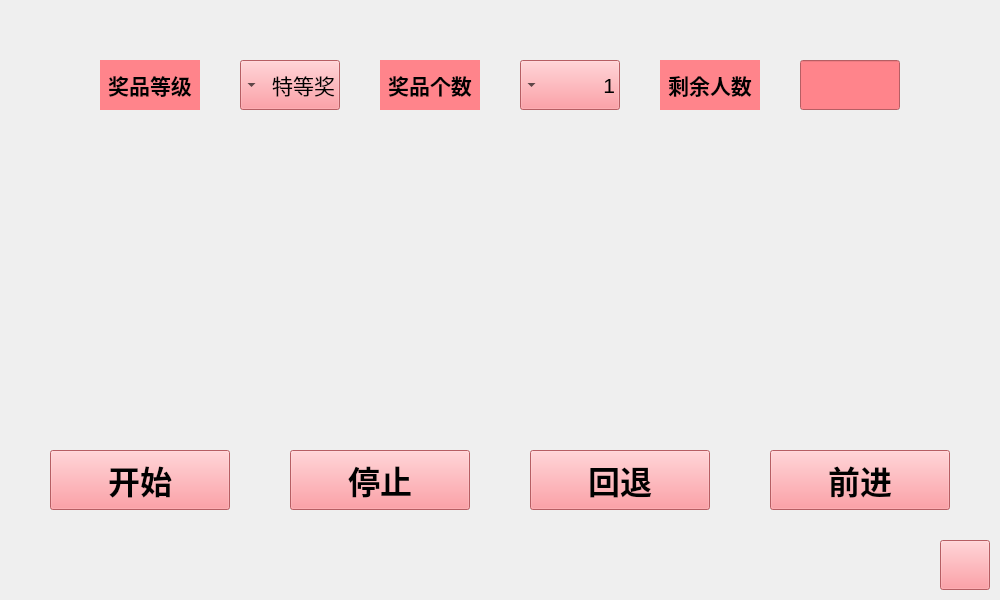
<?xml version="1.0" encoding="UTF-8"?>
<ui version="4.0">
 <class>MainWindow</class>
 <widget class="QMainWindow" name="MainWindow">
  <property name="geometry">
   <rect>
    <x>0</x>
    <y>0</y>
    <width>1000</width>
    <height>600</height>
   </rect>
  </property>
  <property name="windowTitle">
   <string>Lucky Dog</string>
  </property>
  <widget class="QWidget" name="centralwidget">
   <widget class="QPushButton" name="pbtStart">
    <property name="geometry">
     <rect>
      <x>50</x>
      <y>450</y>
      <width>180</width>
      <height>60</height>
     </rect>
    </property>
    <property name="font">
     <font>
      <pointsize>24</pointsize>
      <weight>75</weight>
      <bold>true</bold>
      <underline>false</underline>
     </font>
    </property>
    <property name="styleSheet">
     <string notr="true">background-color: rgb(255, 132, 139); color: rgb(0, 0, 0);</string>
    </property>
    <property name="text">
     <string>开始</string>
    </property>
    <property name="flat">
     <bool>false</bool>
    </property>
   </widget>
   <widget class="QPushButton" name="pbtStop">
    <property name="geometry">
     <rect>
      <x>290</x>
      <y>450</y>
      <width>180</width>
      <height>60</height>
     </rect>
    </property>
    <property name="font">
     <font>
      <pointsize>24</pointsize>
      <weight>75</weight>
      <bold>true</bold>
     </font>
    </property>
    <property name="styleSheet">
     <string notr="true">background-color: rgb(255, 132, 139); color: rgb(0, 0, 0);</string>
    </property>
    <property name="text">
     <string>停止</string>
    </property>
   </widget>
   <widget class="QLabel" name="labLevel">
    <property name="geometry">
     <rect>
      <x>100</x>
      <y>60</y>
      <width>100</width>
      <height>50</height>
     </rect>
    </property>
    <property name="font">
     <font>
      <pointsize>16</pointsize>
      <weight>75</weight>
      <bold>true</bold>
     </font>
    </property>
    <property name="styleSheet">
     <string notr="true">background-color: rgb(255, 132, 139); color: rgb(0, 0, 0);</string>
    </property>
    <property name="text">
     <string>奖品等级</string>
    </property>
    <property name="alignment">
     <set>Qt::AlignCenter</set>
    </property>
   </widget>
   <widget class="QPushButton" name="pbtMusic">
    <property name="geometry">
     <rect>
      <x>940</x>
      <y>540</y>
      <width>50</width>
      <height>50</height>
     </rect>
    </property>
    <property name="font">
     <font>
      <pointsize>20</pointsize>
      <weight>75</weight>
      <italic>false</italic>
      <bold>true</bold>
     </font>
    </property>
    <property name="styleSheet">
     <string notr="true">background-color: rgb(255, 132, 139); color: rgb(0, 0, 0);</string>
    </property>
    <property name="text">
     <string/>
    </property>
   </widget>
   <widget class="QLabel" name="labNum">
    <property name="geometry">
     <rect>
      <x>380</x>
      <y>60</y>
      <width>100</width>
      <height>50</height>
     </rect>
    </property>
    <property name="font">
     <font>
      <pointsize>16</pointsize>
      <weight>75</weight>
      <bold>true</bold>
     </font>
    </property>
    <property name="styleSheet">
     <string notr="true">background-color: rgb(255, 132, 139); color: rgb(0, 0, 0);</string>
    </property>
    <property name="text">
     <string>奖品个数</string>
    </property>
    <property name="alignment">
     <set>Qt::AlignCenter</set>
    </property>
   </widget>
   <widget class="QComboBox" name="cmbLevel">
    <property name="geometry">
     <rect>
      <x>240</x>
      <y>60</y>
      <width>100</width>
      <height>50</height>
     </rect>
    </property>
    <property name="font">
     <font>
      <pointsize>16</pointsize>
      <weight>50</weight>
      <bold>false</bold>
     </font>
    </property>
    <property name="layoutDirection">
     <enum>Qt::RightToLeft</enum>
    </property>
    <property name="styleSheet">
     <string notr="true">background-color: rgb(255, 132, 139); color: rgb(0, 0, 0);</string>
    </property>
    <item>
     <property name="text">
      <string>特等奖</string>
     </property>
    </item>
    <item>
     <property name="text">
      <string>一等奖</string>
     </property>
    </item>
    <item>
     <property name="text">
      <string>二等奖</string>
     </property>
    </item>
    <item>
     <property name="text">
      <string>三等奖</string>
     </property>
    </item>
    <item>
     <property name="text">
      <string>四等奖</string>
     </property>
    </item>
   </widget>
   <widget class="QPushButton" name="pbtBack">
    <property name="geometry">
     <rect>
      <x>530</x>
      <y>450</y>
      <width>180</width>
      <height>60</height>
     </rect>
    </property>
    <property name="font">
     <font>
      <pointsize>24</pointsize>
      <weight>75</weight>
      <bold>true</bold>
     </font>
    </property>
    <property name="styleSheet">
     <string notr="true">background-color: rgb(255, 132, 139); color: rgb(0, 0, 0);</string>
    </property>
    <property name="text">
     <string>回退</string>
    </property>
   </widget>
   <widget class="QComboBox" name="cmbNum">
    <property name="geometry">
     <rect>
      <x>520</x>
      <y>60</y>
      <width>100</width>
      <height>50</height>
     </rect>
    </property>
    <property name="font">
     <font>
      <pointsize>16</pointsize>
      <weight>50</weight>
      <bold>false</bold>
     </font>
    </property>
    <property name="layoutDirection">
     <enum>Qt::RightToLeft</enum>
    </property>
    <property name="styleSheet">
     <string notr="true">background-color: rgb(255, 132, 139); color: rgb(0, 0, 0);</string>
    </property>
    <item>
     <property name="text">
      <string>1</string>
     </property>
    </item>
    <item>
     <property name="text">
      <string>2</string>
     </property>
    </item>
    <item>
     <property name="text">
      <string>3</string>
     </property>
    </item>
    <item>
     <property name="text">
      <string>4</string>
     </property>
    </item>
    <item>
     <property name="text">
      <string>5</string>
     </property>
    </item>
    <item>
     <property name="text">
      <string>6</string>
     </property>
    </item>
    <item>
     <property name="text">
      <string>7</string>
     </property>
    </item>
    <item>
     <property name="text">
      <string>8</string>
     </property>
    </item>
   </widget>
   <widget class="QLabel" name="labPeople">
    <property name="geometry">
     <rect>
      <x>660</x>
      <y>60</y>
      <width>100</width>
      <height>50</height>
     </rect>
    </property>
    <property name="font">
     <font>
      <pointsize>16</pointsize>
      <weight>75</weight>
      <italic>false</italic>
      <bold>true</bold>
     </font>
    </property>
    <property name="styleSheet">
     <string notr="true">background-color: rgb(255, 132, 139); color: rgb(0, 0, 0);</string>
    </property>
    <property name="text">
     <string>剩余人数</string>
    </property>
    <property name="alignment">
     <set>Qt::AlignCenter</set>
    </property>
   </widget>
   <widget class="QLineEdit" name="ledPeople">
    <property name="geometry">
     <rect>
      <x>800</x>
      <y>60</y>
      <width>100</width>
      <height>50</height>
     </rect>
    </property>
    <property name="styleSheet">
     <string notr="true">background-color: rgb(255, 132, 139); color: rgb(0, 0, 0);</string>
    </property>
    <property name="alignment">
     <set>Qt::AlignCenter</set>
    </property>
   </widget>
   <widget class="QPushButton" name="pbtForth">
    <property name="geometry">
     <rect>
      <x>770</x>
      <y>450</y>
      <width>180</width>
      <height>60</height>
     </rect>
    </property>
    <property name="font">
     <font>
      <pointsize>24</pointsize>
      <weight>75</weight>
      <bold>true</bold>
     </font>
    </property>
    <property name="styleSheet">
     <string notr="true">background-color: rgb(255, 132, 139); color: rgb(0, 0, 0);</string>
    </property>
    <property name="text">
     <string>前进</string>
    </property>
   </widget>
  </widget>
 </widget>
 <resources/>
 <connections/>
</ui>
